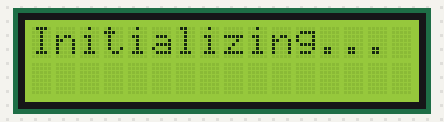
The sketch below on a simulated Arduino Nano Every. On the bench: 16×2 character LCD.

Above: at 0.1 s.
At 2.1 s:
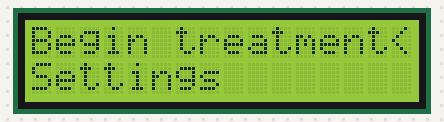
At 5.6 s:
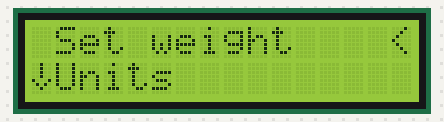
At 11.7 s:
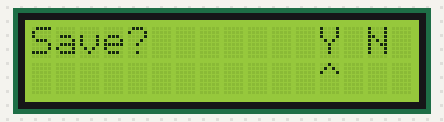
At 17.7 s:
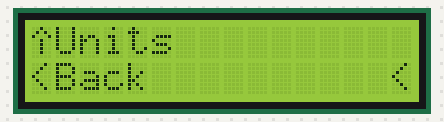
At 34.7 s:
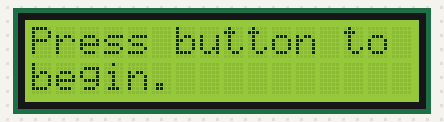

The sketch:

demo-code.ino
```cpp
#include <LiquidCrystal.h>

LiquidCrystal lcd (12, 11, 10, 9, 8, 7); // for nano every / tinkercad setup

byte dnArrow[8] = {
  B00100,
  B00100,
  B00100,
  B00100,
  B10001,
  B01010,
  B00100,
};

byte upArrow[8] = {
  B00100,
  B01010,
  B10001,
  B00100,
  B00100,
  B00100,
  B00100,
};


void setup() {
  // put your setup code here, to run once:
  lcd.createChar(0, dnArrow);
  lcd.createChar(1, upArrow);
  lcd.begin(16, 2);
}

void loop() {
  lcd.clear();
  lcd.print("Initializing..."); //perhaps read from storage to know if dose in progress
  delay(2000);
  lcd.clear();
  lcd.print("Begin treatment<");
  lcd.setCursor(0,1);
  lcd.print("Settings        ");
  delay(1500);
  lcd.clear();
  lcd.print("Begin treatment ");
  lcd.setCursor(0,1);
  lcd.print("Settings       <");
  delay(2000);
  lcd.clear();
  lcd.print(" Set weight    <");
  lcd.setCursor(0,1);
  lcd.write(byte(0));
  lcd.print("Units       ");
  delay(2000);
  lcd.clear();
  lcd.print("000 lbs         ");
  lcd.setCursor(0,1);
  lcd.print("^               ");
  delay(1000);
  lcd.clear();
  lcd.print("100 lbs         ");
  lcd.setCursor(0,1);
  lcd.print("^               ");
  delay(500);
  lcd.clear();
  lcd.print("100 lbs         ");
  lcd.setCursor(0,1);
  lcd.print(" ^               ");
  delay(1000);
  lcd.clear();
  lcd.print("150 lbs         ");
  lcd.setCursor(0,1);
  lcd.print(" ^              ");
  delay(500);
  lcd.clear();
  lcd.print("150 lbs         ");
  lcd.setCursor(0,1);
  lcd.print("  ^             ");
  delay(1000);
  lcd.clear();
  lcd.print("Save?       Y N ");
  lcd.setCursor(0,1);
  lcd.print("            ^   ");
  delay(2000);
  lcd.clear();
  lcd.print(" Set weight    <");
  lcd.setCursor(0,1);
  lcd.write(byte(0));
  lcd.print("Units       ");
  delay(2000);
  lcd.clear();
  lcd.print(" Set weight     ");
  lcd.setCursor(0,1);
  lcd.write(byte(0));
  lcd.print("Units         <");
  delay(2000);
  lcd.clear();
  lcd.write(byte(1));
  lcd.print("Units       ");
  lcd.setCursor(0,1);
  lcd.print("<Back          <");
  delay(2000);
  lcd.clear();
  lcd.print("Begin treatment<");
  lcd.setCursor(0,1);
  lcd.print("Settings        ");
  delay(2000);
  lcd.clear();
  lcd.print("Paused treatment");
  lcd.setCursor(0,1);
  lcd.print("found, continue?");
  delay(2000);
  lcd.clear();
  lcd.print("Continue       <");
  lcd.setCursor(0,1);
  lcd.print("New treatement  ");
  delay(5000);
  lcd.clear();
  lcd.print("Paused treatment");
  lcd.setCursor(0,1);
  lcd.print("found, continue?");
  delay(2000);
  lcd.clear();
  lcd.print("Continue       <");
  lcd.setCursor(0,1);
  lcd.print("New treatement  ");
  delay(2000);
  lcd.clear();
  lcd.print("Continue        ");
  lcd.setCursor(0,1);
  lcd.print("New treatement <");
  delay(2000);
  lcd.clear();
  lcd.print("Press button to");
  lcd.setCursor(0,1);
  lcd.print("begin.");
  delay(2000);
  lcd.clear();
  lcd.print("00:59:59");
  lcd.setCursor(0,1);
  lcd.print("Press to pause.");
  delay(1000);
  lcd.clear();
  lcd.print("00:59:58");
  lcd.setCursor(0,1);
  lcd.print("Press to pause.");
  delay(1000);
  lcd.clear();
  lcd.print("00:59:57");
  lcd.setCursor(0,1);
  lcd.print("Press to pause.");
  delay(500);
  lcd.clear();
  lcd.print("|| Press button");
  lcd.setCursor(0,1);
  lcd.print("to continue.   ");
  delay(3000);
  lcd.clear();
  lcd.print("00:59:56");
  lcd.setCursor(0,1);
  lcd.print("Press to pause.");
  delay(500);
  lcd.clear();
  lcd.print("00:59:55");
  lcd.setCursor(0,1);
  lcd.print("Press to pause.");
  delay(1000);
  lcd.clear();
  lcd.print("00:59:54");
  lcd.setCursor(0,1);
  lcd.print("Press to pause.");
  delay(1000);
  lcd.clear();
  lcd.print("00:59:53");
  lcd.setCursor(0,1);
  lcd.print("Press to pause.");
  delay(1000);
  lcd.clear();
  lcd.print("00:59:52");
  lcd.setCursor(0,1);
  lcd.print("Press to pause.");
  delay(1000);
  lcd.clear();
  lcd.print("00:59:51");
  lcd.setCursor(0,1);
  lcd.print("Press to pause.");
  delay(1000);
  lcd.clear();
  lcd.print("Demo Complete  ");
  delay(5000);
}
```

Measured:
- what the display in image 1 shows lasts 1.5 s, from 2.1 s to 3.6 s
- what the display in image 2 shows lasts 2.0 s, from 5.6 s to 7.6 s
